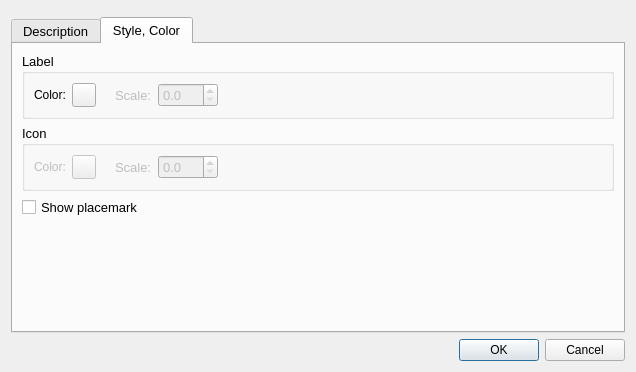
<?xml version="1.0" encoding="UTF-8"?>
<ui version="4.0">
 <class>UiEditPlacemarkDialog</class>
 <widget class="QDialog" name="UiEditPlacemarkDialog">
  <property name="geometry">
   <rect>
    <x>0</x>
    <y>0</y>
    <width>636</width>
    <height>372</height>
   </rect>
  </property>
  <property name="windowTitle">
   <string>Edit placemark</string>
  </property>
  <layout class="QVBoxLayout" name="verticalLayout">
   <item>
    <widget class="Marble::PlacemarkEditHeader" name="m_header" native="true"/>
   </item>
   <item>
    <widget class="QTabWidget" name="tabWidget">
     <property name="font">
      <font>
       <pointsize>10</pointsize>
      </font>
     </property>
     <property name="currentIndex">
      <number>1</number>
     </property>
     <widget class="QWidget" name="m_descriptionTab">
      <attribute name="title">
       <string>Description</string>
      </attribute>
      <layout class="QVBoxLayout" name="verticalLayout_3">
       <item>
        <layout class="QHBoxLayout" name="horizontalLayout_5">
         <item>
          <widget class="QCheckBox" name="m_isFormattedTextMode">
           <property name="sizePolicy">
            <sizepolicy hsizetype="Fixed" vsizetype="Fixed">
             <horstretch>0</horstretch>
             <verstretch>0</verstretch>
            </sizepolicy>
           </property>
           <property name="minimumSize">
            <size>
             <width>30</width>
             <height>0</height>
            </size>
           </property>
           <property name="text">
            <string>Formatted text</string>
           </property>
          </widget>
         </item>
         <item>
          <widget class="QFontComboBox" name="m_fontFamily">
           <property name="sizePolicy">
            <sizepolicy hsizetype="Fixed" vsizetype="Fixed">
             <horstretch>0</horstretch>
             <verstretch>0</verstretch>
            </sizepolicy>
           </property>
          </widget>
         </item>
         <item>
          <widget class="QComboBox" name="m_fontSize">
           <property name="editable">
            <bool>true</bool>
           </property>
           <item>
            <property name="text">
             <string>6</string>
            </property>
           </item>
           <item>
            <property name="text">
             <string>8</string>
            </property>
           </item>
           <item>
            <property name="text">
             <string>9</string>
            </property>
           </item>
           <item>
            <property name="text">
             <string>10</string>
            </property>
           </item>
           <item>
            <property name="text">
             <string>11</string>
            </property>
           </item>
           <item>
            <property name="text">
             <string>12</string>
            </property>
           </item>
           <item>
            <property name="text">
             <string>14</string>
            </property>
           </item>
           <item>
            <property name="text">
             <string>16</string>
            </property>
           </item>
           <item>
            <property name="text">
             <string>18</string>
            </property>
           </item>
           <item>
            <property name="text">
             <string>20</string>
            </property>
           </item>
           <item>
            <property name="text">
             <string>24</string>
            </property>
           </item>
           <item>
            <property name="text">
             <string>36</string>
            </property>
           </item>
           <item>
            <property name="text">
             <string>48</string>
            </property>
           </item>
           <item>
            <property name="text">
             <string>72</string>
            </property>
           </item>
           <item>
            <property name="text">
             <string>96</string>
            </property>
           </item>
          </widget>
         </item>
         <item>
          <widget class="QToolBar" name="m_formattedTextToolBar">
           <property name="windowTitle">
            <string>toolBar</string>
           </property>
           <addaction name="separator"/>
           <addaction name="m_actionBold"/>
           <addaction name="m_actionItalics"/>
           <addaction name="m_actionUnderlined"/>
           <addaction name="m_actionAddImage"/>
           <addaction name="m_actionAddLink"/>
          </widget>
         </item>
         <item>
          <spacer name="horizontalSpacer">
           <property name="orientation">
            <enum>Qt::Horizontal</enum>
           </property>
           <property name="sizeType">
            <enum>QSizePolicy::Expanding</enum>
           </property>
           <property name="sizeHint" stdset="0">
            <size>
             <width>0</width>
             <height>20</height>
            </size>
           </property>
          </spacer>
         </item>
        </layout>
       </item>
       <item>
        <widget class="QTextEdit" name="m_description"/>
       </item>
       <item>
        <widget class="QCheckBox" name="m_isBalloonVisible">
         <property name="text">
          <string>Show Balloon Popup</string>
         </property>
        </widget>
       </item>
      </layout>
     </widget>
     <widget class="QWidget" name="style_color_tab">
      <attribute name="title">
       <string>Style, Color</string>
      </attribute>
      <layout class="QVBoxLayout" name="verticalLayout_2">
       <item>
        <widget class="QGroupBox" name="groupBox">
         <property name="title">
          <string>Label</string>
         </property>
         <layout class="QHBoxLayout" name="horizontalLayout">
          <item>
           <layout class="QHBoxLayout" name="horizontalLayout_2">
            <item>
             <widget class="QLabel" name="label_4">
              <property name="font">
               <font>
                <pointsize>9</pointsize>
               </font>
              </property>
              <property name="text">
               <string>Color:</string>
              </property>
             </widget>
            </item>
            <item>
             <widget class="QPushButton" name="m_labelButton">
              <property name="sizePolicy">
               <sizepolicy hsizetype="Minimum" vsizetype="Fixed">
                <horstretch>0</horstretch>
                <verstretch>0</verstretch>
               </sizepolicy>
              </property>
              <property name="maximumSize">
               <size>
                <width>24</width>
                <height>24</height>
               </size>
              </property>
              <property name="text">
               <string/>
              </property>
              <property name="iconSize">
               <size>
                <width>12</width>
                <height>12</height>
               </size>
              </property>
             </widget>
            </item>
           </layout>
          </item>
          <item>
           <spacer name="horizontalSpacer_3">
            <property name="orientation">
             <enum>Qt::Horizontal</enum>
            </property>
            <property name="sizeType">
             <enum>QSizePolicy::Fixed</enum>
            </property>
            <property name="sizeHint" stdset="0">
             <size>
              <width>13</width>
              <height>20</height>
             </size>
            </property>
           </spacer>
          </item>
          <item>
           <layout class="QHBoxLayout" name="horizontalLayout_3">
            <item>
             <widget class="QLabel" name="m_labelScaleField">
              <property name="enabled">
               <bool>false</bool>
              </property>
              <property name="text">
               <string>Scale:</string>
              </property>
             </widget>
            </item>
            <item>
             <widget class="QDoubleSpinBox" name="m_labelScale">
              <property name="enabled">
               <bool>false</bool>
              </property>
              <property name="decimals">
               <number>1</number>
              </property>
             </widget>
            </item>
           </layout>
          </item>
          <item>
           <spacer name="horizontalSpacer_4">
            <property name="orientation">
             <enum>Qt::Horizontal</enum>
            </property>
            <property name="sizeHint" stdset="0">
             <size>
              <width>96</width>
              <height>17</height>
             </size>
            </property>
           </spacer>
          </item>
         </layout>
        </widget>
       </item>
       <item>
        <widget class="QGroupBox" name="groupBox_2">
         <property name="title">
          <string>Icon</string>
         </property>
         <layout class="QHBoxLayout" name="horizontalLayout_4">
          <item>
           <layout class="QHBoxLayout" name="horizontalLayout_11">
            <item>
             <widget class="QLabel" name="m_iconColorField">
              <property name="enabled">
               <bool>false</bool>
              </property>
              <property name="font">
               <font>
                <pointsize>9</pointsize>
               </font>
              </property>
              <property name="text">
               <string>Color:</string>
              </property>
             </widget>
            </item>
            <item>
             <widget class="QPushButton" name="m_iconButton">
              <property name="enabled">
               <bool>false</bool>
              </property>
              <property name="sizePolicy">
               <sizepolicy hsizetype="Minimum" vsizetype="Fixed">
                <horstretch>0</horstretch>
                <verstretch>0</verstretch>
               </sizepolicy>
              </property>
              <property name="maximumSize">
               <size>
                <width>24</width>
                <height>24</height>
               </size>
              </property>
              <property name="text">
               <string/>
              </property>
              <property name="iconSize">
               <size>
                <width>12</width>
                <height>12</height>
               </size>
              </property>
             </widget>
            </item>
           </layout>
          </item>
          <item>
           <spacer name="horizontalSpacer_14">
            <property name="orientation">
             <enum>Qt::Horizontal</enum>
            </property>
            <property name="sizeType">
             <enum>QSizePolicy::Fixed</enum>
            </property>
            <property name="sizeHint" stdset="0">
             <size>
              <width>13</width>
              <height>20</height>
             </size>
            </property>
           </spacer>
          </item>
          <item>
           <layout class="QHBoxLayout" name="horizontalLayout_12">
            <item>
             <widget class="QLabel" name="m_iconScaleField">
              <property name="enabled">
               <bool>false</bool>
              </property>
              <property name="text">
               <string>Scale:</string>
              </property>
             </widget>
            </item>
            <item>
             <widget class="QDoubleSpinBox" name="m_iconScale">
              <property name="enabled">
               <bool>false</bool>
              </property>
              <property name="decimals">
               <number>1</number>
              </property>
             </widget>
            </item>
           </layout>
          </item>
          <item>
           <spacer name="horizontalSpacer_15">
            <property name="orientation">
             <enum>Qt::Horizontal</enum>
            </property>
            <property name="sizeHint" stdset="0">
             <size>
              <width>96</width>
              <height>17</height>
             </size>
            </property>
           </spacer>
          </item>
         </layout>
        </widget>
       </item>
       <item>
        <widget class="QCheckBox" name="m_isPlacemarkVisible">
         <property name="text">
          <string>Show placemark</string>
         </property>
        </widget>
       </item>
       <item>
        <spacer name="verticalSpacer_3">
         <property name="orientation">
          <enum>Qt::Vertical</enum>
         </property>
         <property name="sizeHint" stdset="0">
          <size>
           <width>298</width>
           <height>44</height>
          </size>
         </property>
        </spacer>
       </item>
      </layout>
     </widget>
    </widget>
   </item>
   <item>
    <widget class="QDialogButtonBox" name="buttonBox">
     <property name="orientation">
      <enum>Qt::Horizontal</enum>
     </property>
     <property name="standardButtons">
      <set>QDialogButtonBox::Cancel|QDialogButtonBox::Ok</set>
     </property>
    </widget>
   </item>
  </layout>
  <action name="m_actionBold">
   <property name="checkable">
    <bool>true</bool>
   </property>
   <property name="icon">
    <iconset resource="libmarble.qrc">
     <normaloff>:/icons/format-text-bold.png</normaloff>:/icons/format-text-bold.png</iconset>
   </property>
   <property name="text">
    <string>Bold</string>
   </property>
   <property name="toolTip">
    <string>Bold</string>
   </property>
  </action>
  <action name="m_actionItalics">
   <property name="checkable">
    <bool>true</bool>
   </property>
   <property name="icon">
    <iconset resource="libmarble.qrc">
     <normaloff>:/icons/format-text-italic.png</normaloff>:/icons/format-text-italic.png</iconset>
   </property>
   <property name="text">
    <string>Italics</string>
   </property>
   <property name="toolTip">
    <string>Italics</string>
   </property>
  </action>
  <action name="m_actionUnderlined">
   <property name="checkable">
    <bool>true</bool>
   </property>
   <property name="icon">
    <iconset resource="libmarble.qrc">
     <normaloff>:/icons/format-text-underline.png</normaloff>:/icons/format-text-underline.png</iconset>
   </property>
   <property name="text">
    <string>Underlined</string>
   </property>
   <property name="toolTip">
    <string>Underlined</string>
   </property>
  </action>
  <action name="m_actionAddImage">
   <property name="enabled">
    <bool>false</bool>
   </property>
   <property name="icon">
    <iconset resource="libmarble.qrc">
     <normaloff>:/icons/insert-image.png</normaloff>:/icons/insert-image.png</iconset>
   </property>
   <property name="text">
    <string>Add image</string>
   </property>
   <property name="toolTip">
    <string>Add image</string>
   </property>
  </action>
  <action name="m_actionAddLink">
   <property name="enabled">
    <bool>false</bool>
   </property>
   <property name="icon">
    <iconset resource="libmarble.qrc">
     <normaloff>:/icons/insert-link.png</normaloff>:/icons/insert-link.png</iconset>
   </property>
   <property name="text">
    <string>Add link</string>
   </property>
   <property name="toolTip">
    <string>Add link</string>
   </property>
  </action>
 </widget>
 <customwidgets>
  <customwidget>
   <class>Marble::PlacemarkEditHeader</class>
   <extends>QWidget</extends>
   <header>PlacemarkEditHeader.h</header>
  </customwidget>
 </customwidgets>
 <resources>
  <include location="libmarble.qrc"/>
 </resources>
 <connections>
  <connection>
   <sender>buttonBox</sender>
   <signal>accepted()</signal>
   <receiver>UiEditPlacemarkDialog</receiver>
   <slot>accept()</slot>
   <hints>
    <hint type="sourcelabel">
     <x>249</x>
     <y>407</y>
    </hint>
    <hint type="destinationlabel">
     <x>157</x>
     <y>253</y>
    </hint>
   </hints>
  </connection>
  <connection>
   <sender>buttonBox</sender>
   <signal>rejected()</signal>
   <receiver>UiEditPlacemarkDialog</receiver>
   <slot>reject()</slot>
   <hints>
    <hint type="sourcelabel">
     <x>249</x>
     <y>407</y>
    </hint>
    <hint type="destinationlabel">
     <x>244</x>
     <y>253</y>
    </hint>
   </hints>
  </connection>
 </connections>
</ui>
